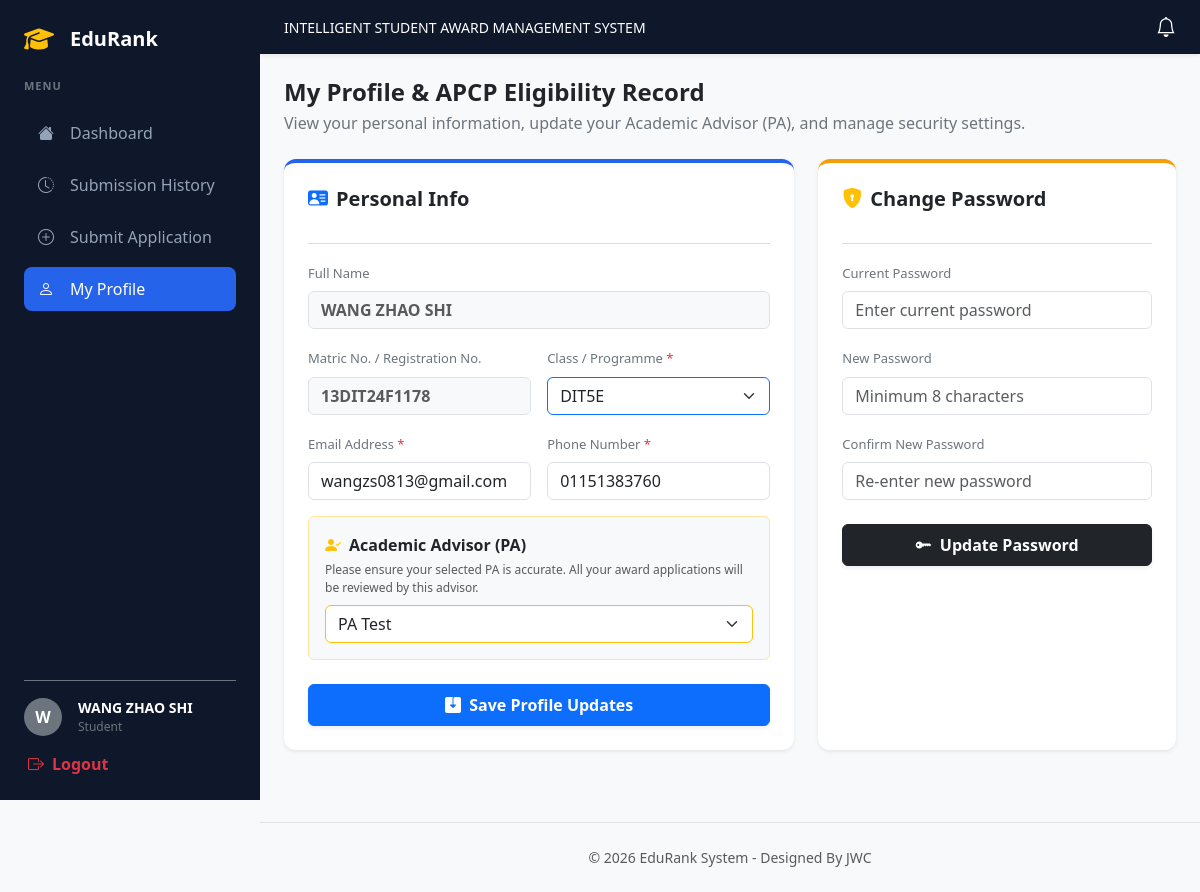
The page /student_profile.php (signed in) on the database its author committed.
### tables this page shows
CREATE TABLE `students` (
  `student_id` int(11) NOT NULL,
  `user_id` int(11) DEFAULT NULL,
  `matric_no` varchar(20) NOT NULL,
  `programme` varchar(100) DEFAULT 'DIT',
  `semester` int(11) NOT NULL,
  `phone` varchar(20) DEFAULT NULL,
  `advisor_id` int(11) DEFAULT NULL,
  `created_at` timestamp NOT NULL DEFAULT current_timestamp()
);

CREATE TABLE `users` (
  `user_id` int(11) NOT NULL,
  `full_name` varchar(100) NOT NULL,
  `email` varchar(100) NOT NULL,
  `password` varchar(255) NOT NULL,
  `role` enum('Student','Academic Advisor','Evaluation Committee','Admin') NOT NULL,
  `assigned_category_id` int(11) DEFAULT NULL COMMENT 'For Committee: Which award category they evaluate',
  `must_change_password` tinyint(1) DEFAULT 1,
  `is_active` tinyint(1) DEFAULT 1,
  `created_at` timestamp NOT NULL DEFAULT current_timestamp(),
  `updated_at` timestamp NOT NULL DEFAULT current_timestamp() ON UPDATE current_timestamp(),
  `last_login` datetime DEFAULT NULL,
  `reset_token` varchar(64) DEFAULT NULL,
  `reset_expires` datetime DEFAULT NULL
);

### student_profile.php (the view, shortened to what this page needs)
<?php
require_once 'config.php';
$user_id = $_SESSION['user_id'];
$user_name = strtoupper($_SESSION['user_name'] ?? '');
$pa_list = [];
if (isset($pdo)) {
    $stmt_pa = $pdo->query("SELECT user_id, full_name FROM users WHERE role = 'Academic Advisor' ORDER BY full_name");
    $pa_list = $stmt_pa->fetchAll(PDO::FETCH_ASSOC);
}
$class_list = [];
if (isset($pdo)) {
    $stmt_class = $pdo->query("SELECT class_name FROM classes WHERE is_active = 1 ORDER BY class_name");
    $class_list = $stmt_class->fetchAll(PDO::FETCH_COLUMN);
}
if (isset($pdo)) {
    $stmt = $pdo->prepare("
        SELECT s.*, u.full_name, u.email, pa.full_name AS pa_name
        FROM students s
        JOIN users u ON s.user_id = u.user_id
        LEFT JOIN users pa ON s.advisor_id = pa.user_id
        WHERE s.user_id = ?
    ");
    $stmt->execute([$user_id]);
    $student = $stmt->fetch(PDO::FETCH_ASSOC);
}
?>
<!DOCTYPE html>
<html lang="en">
<head>
    <link href="https://cdn.jsdelivr.net/npm/bootstrap@5.3.0/dist/css/bootstrap.min.css" rel="stylesheet">
    <link rel="stylesheet" href="https://cdn.jsdelivr.net/npm/bootstrap-icons@1.11.0/font/bootstrap-icons.css">
    <link rel="stylesheet" href="https://cdnjs.cloudflare.com/ajax/libs/font-awesome/6.4.0/css/all.min.css">
    <link rel="stylesheet" href="style.css">
</head>
<body class="dashboard-body">
<div class="d-flex">
    <aside class="sidebar p-4 d-flex flex-column justify-content-between" style="min-height: 100vh;">
        <div>
            <div class="d-flex align-items-center gap-2 mb-4">
                <i class="fa-solid fa-graduation-cap text-warning me-2 fs-4"></i>
                <span class="fs-5 fw-bold text-white">EduRank</span>
            </div>
            <div class="text-uppercase text-secondary text-xs fw-bold mb-3" style="font-size: 11px; letter-spacing: 1px;">MENU</div>
            <ul class="nav nav-pills flex-column gap-2">
                <li class="nav-item"><a href="student_dashboard.php" class="nav-link d-flex align-items-center gap-3"><i class="bi bi-house-fill"></i> Dashboard</a></li>
                <li class="nav-item"><a href="student_history.php" class="nav-link d-flex align-items-center gap-3"><i class="bi bi-clock-history"></i> Submission History </a></li>
                <li class="nav-item"><a href="student_apply.php" class="nav-link d-flex align-items-center gap-3"><i class="bi bi-plus-circle"></i> Submit Application</a></li>
                <li class="nav-item"><a href="student_profile.php" class="nav-link active d-flex align-items-center gap-3"><i class="bi bi-person"></i> My Profile</a></li>
            </ul>
        </div>
        <div class="border-top border-secondary pt-3">
            <div class="d-flex align-items-center gap-3 mb-3">
                <div class="bg-secondary text-white rounded-circle d-flex align-items-center justify-content-center fw-bold" style="width: 38px; height: 38px;">
                    <?php echo strtoupper(substr($user_name, 0, 1)); ?>
                </div>
                <div>
                    <div class="fw-bold text-sm text-white" style="font-size: 14px;"><?php echo htmlspecialchars($user_name); ?></div>
                    <div class="text-secondary" style="font-size: 12px;">Student</div>
                </div>
            </div>
            <a href="logout.php" class="text-danger text-decoration-none text-sm fw-semibold d-flex align-items-center gap-2 ms-1"><i class="bi bi-box-arrow-right"></i> Logout</a>
        </div>
    </aside>
    <div class="main-content flex-grow-1 d-flex flex-column" style="min-height: 100vh;">
        <header class="top-header shadow-sm">
            <span class="fw-medium text-white" style="font-size: 14px;">INTELLIGENT STUDENT AWARD MANAGEMENT SYSTEM</span>
            <?php if (file_exists('notification.php')) include 'notification.php'; ?>
        </header>
        <div class="p-4 flex-grow-1" style="max-width: 1000px;">
            <div class="mb-4">
                <h4 class="fw-bold text-dark mb-1">My Profile & APCP Eligibility Record</h4>
                <p class="text-secondary text-sm">View your personal information, update your Academic Advisor (PA), and manage security settings.</p>
            </div>
            <div class="row g-4">
                <div class="col-md-7">
                    <div class="card bg-white custom-card shadow-sm p-4 h-100 border-0" style="border-top: 4px solid #2563eb !important;">
                        <h5 class="fw-bold mb-3 text-dark"><i class="bi bi-person-vcard-fill me-2 text-primary"></i>Personal Info</h5>
                        <hr class="text-secondary opacity-25">
                        <form method="POST" action="student_profile.php">
                            <div class="mb-3">
                                <label class="form-label text-secondary fw-medium" style="font-size: 13px;">Full Name</label>
                                <input type="text" class="form-control bg-light text-muted fw-bold" value="<?php echo htmlspecialchars(strtoupper($student['full_name'] ?? '')); ?>" readonly>
                            </div>
                            <div class="row g-3 mb-3">
                                <div class="col-md-6">
                                    <label class="form-label text-secondary fw-medium" style="font-size: 13px;">Matric No. / Registration No.</label>
                                    <input type="text" class="form-control bg-light text-muted fw-bold" value="<?php echo htmlspecialchars(strtoupper($student['matric_no'] ?? '')); ?>" readonly>
                                </div>
                                <div class="col-md-6">
                                    <label class="form-label text-secondary fw-medium" style="font-size: 13px;">Class / Programme <span class="text-danger">*</span></label>
                                    <select name="kelas" class="form-select border-primary" required>
                                        <?php foreach($class_list as $class_name): ?>
                                            <option value="<?php echo htmlspecialchars($class_name); ?>"
                                                <?php echo (strtoupper($student['programme'] ?? '') === strtoupper($class_name)) ? 'selected' : ''; ?>>
                                                <?php echo htmlspecialchars($class_name); ?>
                                            </option>
                                        <?php endforeach; ?>
                                    </select>
                                </div>
                            </div>
                            <div class="row g-3 mb-3">
                                <div class="col-md-6">
                                    <label class="form-label text-secondary fw-medium" style="font-size: 13px;">Email Address <span class="text-danger">*</span></label>
                                    <input type="email" name="email" class="form-control" value="<?php echo htmlspecialchars($student['email'] ?? ''); ?>" required>
                                </div>
                                <div class="col-md-6">
                                    <label class="form-label text-secondary fw-medium" style="font-size: 13px;">Phone Number <span class="text-danger">*</span></label>
                                    <input type="text" name="phone" class="form-control" value="<?php echo htmlspecialchars($student['phone'] ?? ''); ?>" placeholder="e.g. 01139989677" required>
                                </div>
                            </div>
                            <div class="mb-4 p-3 bg-light rounded border border-warning-subtle">
                                <label class="form-label text-dark fw-bold mb-1"><i class="bi bi-person-check-fill text-warning me-2"></i>Academic Advisor (PA)</label>
                                <p class="text-muted mb-2" style="font-size: 12px;">Please ensure your selected PA is accurate. All your award applications will be reviewed by this advisor.</p>
                                <select name="pa_id" class="form-select border-warning fw-medium" required>
                                    <?php foreach($pa_list as $pa): ?>
                                        <option value="<?php echo $pa['user_id']; ?>" <?php echo (($student['advisor_id'] ?? 0) == $pa['user_id']) ? 'selected' : ''; ?>>
                                            <?php echo htmlspecialchars($pa['full_name']); ?>
                                        </option>
                                    <?php endforeach; ?>
                                </select>
                            </div>
                            <button type="submit" class="btn btn-primary fw-bold w-100 py-2 shadow-sm">
                                <i class="bi bi-save2-fill me-1"></i> Save Profile Updates
                            </button>
                        </form>
                    </div>
                </div>
                <div class="col-md-5">
                    <div class="card bg-white custom-card shadow-sm p-4 h-100 border-0" style="border-top: 4px solid #f59e0b !important;">
                        <h5 class="fw-bold mb-3 text-dark"><i class="bi bi-shield-lock-fill me-2 text-warning"></i>Change Password</h5>
                        <hr class="text-secondary opacity-25">
                        <form method="POST" action="student_profile.php">
                            <div class="mb-3">
                                <label class="form-label text-secondary fw-medium" style="font-size: 13px;">Current Password</label>
                                <input type="password" name="current_password" class="form-control" placeholder="Enter current password" required>
                            </div>
                            <div class="mb-3">
                                <label class="form-label text-secondary fw-medium" style="font-size: 13px;">New Password</label>
                                <input type="password" name="new_password" class="form-control" placeholder="Minimum 8 characters" required>
                            </div>
                            <div class="mb-4">
                                <label class="form-label text-secondary fw-medium" style="font-size: 13px;">Confirm New Password</label>
                                <input type="password" name="confirm_password" class="form-control" placeholder="Re-enter new password" required>
                            </div>
                            <button type="submit" name="change_password" class="btn btn-dark fw-bold w-100 py-2 shadow-sm">
                                <i class="bi bi-key-fill me-1"></i> Update Password
                            </button>
                        </form>
                    </div>
                </div>
            </div>
        </div>
    <footer class="text-center p-4 mt-5 text-muted border-top" style="background-color: #f8f9fa;">
        <p class="mb-0 small">&copy; 2026 EduRank System - Designed By JWC</p>
    </footer>
    </div>
</div>
</body>
</html>

### style.css (style rules this page uses)
:root { --primary-color: #1e3a8a; --secondary-color: #416cb2; --accent-color: #f59e0b; --bg-main: #f8fafc; --card-bg: #ffffff; --text-dark: #334155; --text-muted: #64748b; }
body { background-color: var(--bg-main) !important; font-family: 'Segoe UI', Tahoma, Geneva, Verdana, sans-serif; color: var(--text-dark); margin: 0; padding: 0; }
body.dashboard-body { background-color: #f8f9fa !important; font-family: system-ui, -apple-system, "Segoe UI", Roboto, sans-serif; margin: 0; padding: 0; }
.sidebar { width: 260px; height: 100vh; background-color: #0f172a !important; color: #ffffff !important; position: fixed; top: 0; left: 0; z-index: 1000; transition: all 0.3s ease; }
.sidebar .nav-link { color: #94a3b8 !important; transition: all 0.2s ease; border-radius: 8px; padding: 10px 14px; }
.sidebar .nav-link.active { background-color: #2563eb !important; color: #ffffff !important; }
.main-content { margin-left: 260px; min-height: 100vh; transition: all 0.3s ease; }
.top-header { background-color: #0f172a; color: #ffffff; padding: 12px 24px; display: flex; align-items: center; justify-content: space-between; }
.custom-card { border: 1px solid #e2e8f0; border-radius: 12px; }

### rows shown on the page
students: user.full_name "WANG ZHAO SHI", matric_no "13DIT24F1178", kelas "DIT5E", email "wangzs0813@gmail.com", phone "01151383760", pa_id "PA Test"

### other values the page prints
substr($user_name, 0, 1) "W"
$user_name "WANG ZHAO SHI"
